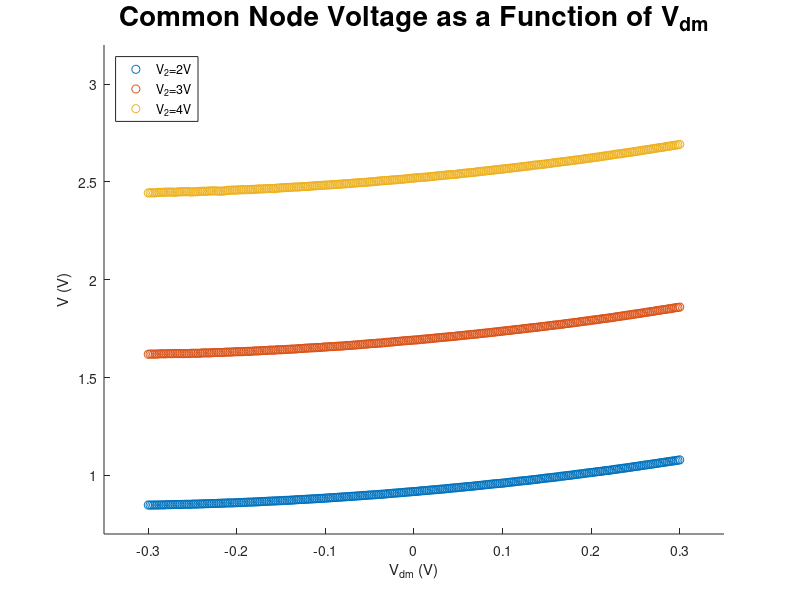

The MATLAB source for this figure:
clear all; clc; clf; hold on;

load V=2V_V_meas_strong
V_2V        = V;
V_diff_1    = V_src;

load V=3V_V_meas_strong
V_3V        = V;
V_diff_2    = V_src;

load V=4V_V_meas_strong
V_4V        = V;
V_diff_3    = V_src;

plot(V_diff_1, V_2V,'o');
plot(V_diff_2, V_3V,'o');
plot(V_diff_3, V_4V,'o');

axis([-.35 .35 .7 3.2])
xlabel 'V_{dm} (V)'
ylabel 'V (V)'
title('Common Node Voltage as a Function of V_{dm}', 'fontsize',20)
legend('V_2=2V','V_2=3V','V_2=4V','location','northwest')

print '-depsc' plot_strong_v
